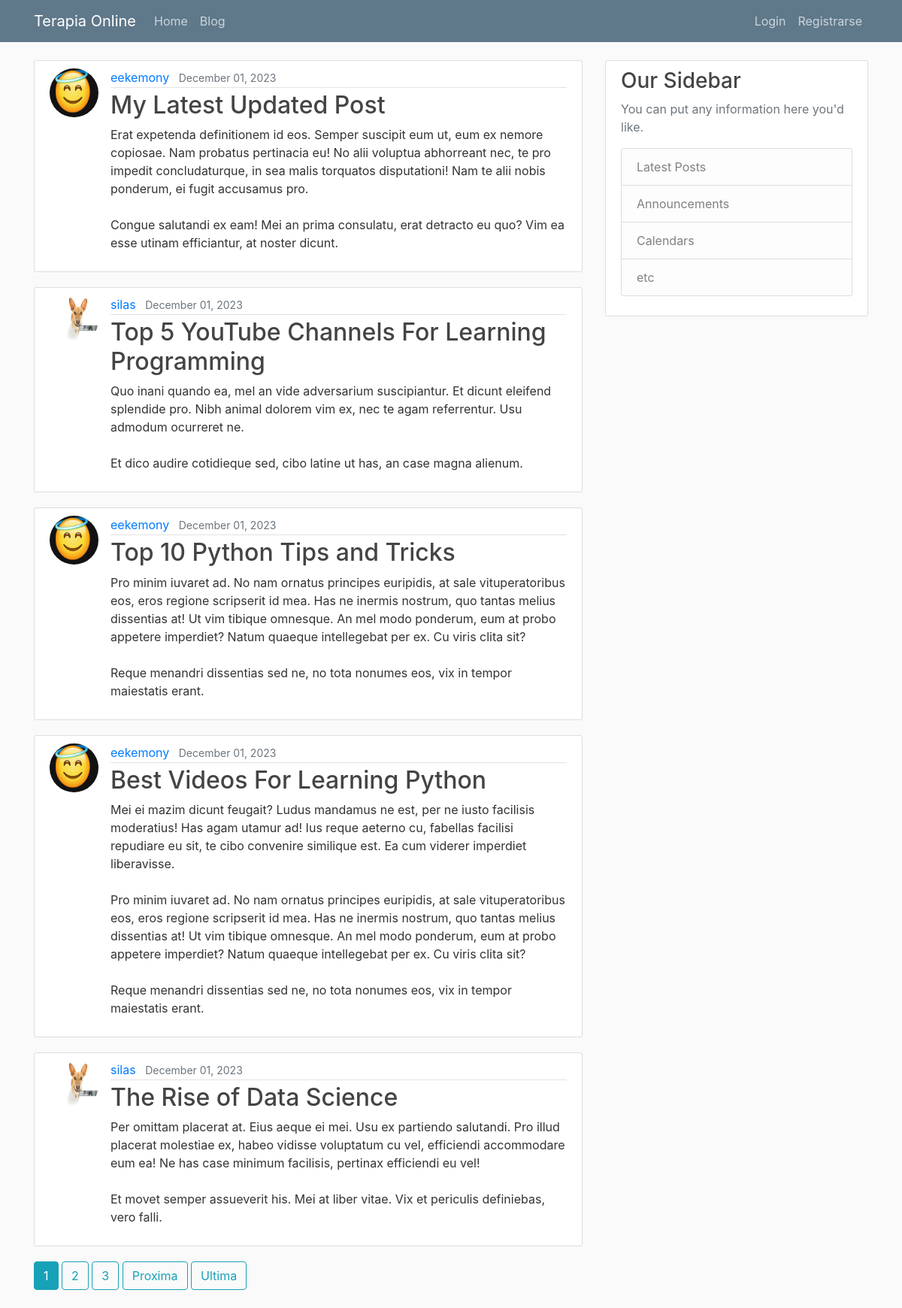
The page /blog/ on the database as committed earlier.
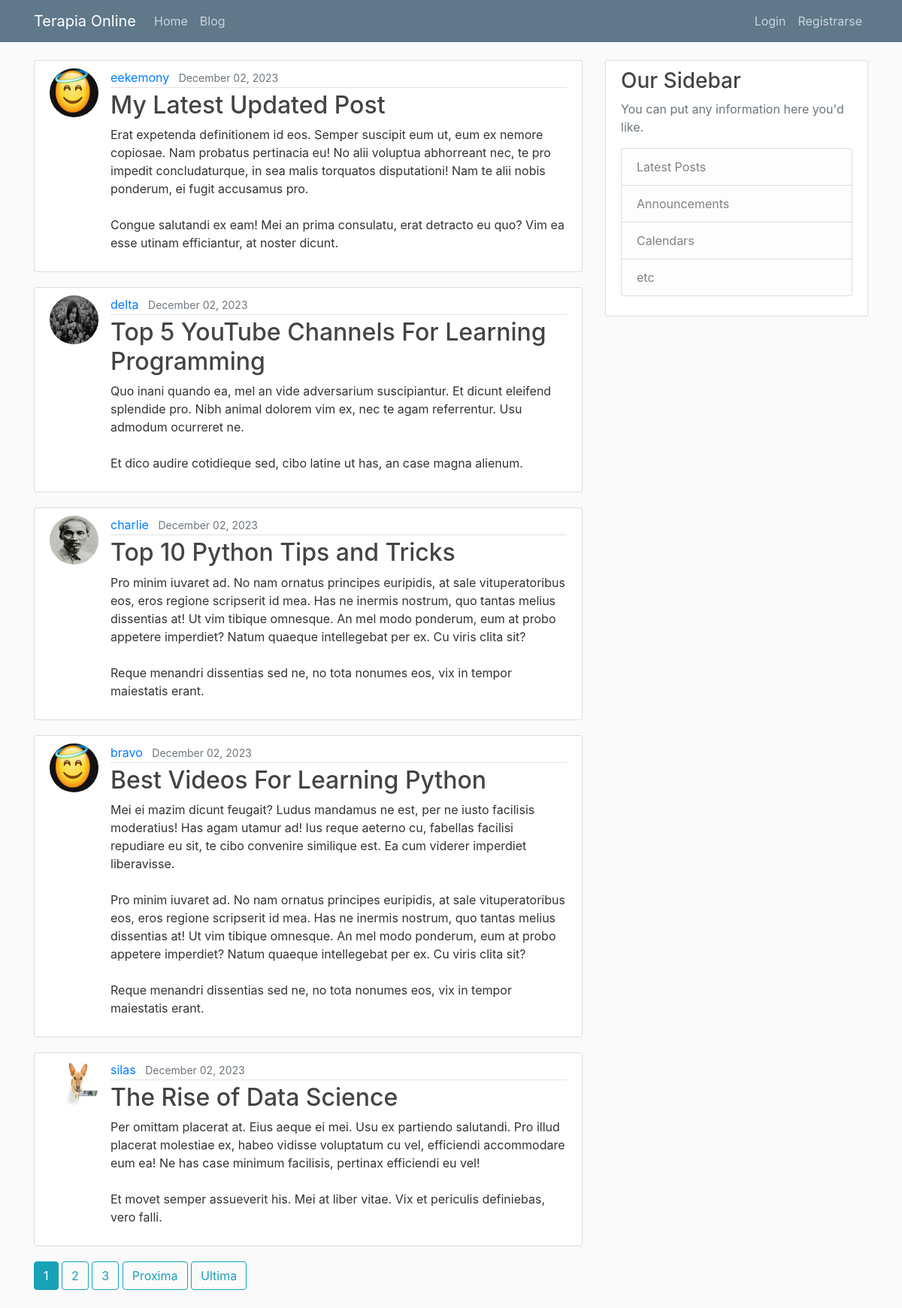
The same page on the database as committed later.
### blog/models.py (models this page shows, shortened)
class Post(models.Model):
    title = models.CharField(max_length=100)
    content = models.TextField()
    date_posted = models.DateTimeField(default=timezone.now)
    author = models.ForeignKey(User, on_delete=models.CASCADE)
    def get_absolute_url(self):
        return reverse('blog:post-detalle', kwargs={"pk": self.pk})
    """
    In Django, the get_absolute_url method is used to get the canonical URL for an object. It tells Django how to calculate the URL for an object. In your Post model, the get_absolute_url method is using the reverse function to return the URL for the detail view of the post.

    The reverse function in Django is used to generate URLs by reversing the URL patterns defined in your urls.py. It takes a URL pattern name as its first argument and any arguments for the URL pattern as keyword arguments. In your case, reverse('post-detail', kwargs={'pk': self.pk}) is generating a URL for the post-detail view, passing the posts primary key (self.pk) as an argument.

    On the other hand, redirect is a function that returns an HttpResponseRedirect to the appropriate URL for the arguments passed. It can take a model, view name, or URL as its argument, and it will use get_absolute_url if a model is passed.

    So, the main difference between redirect and reverse is that redirect actually sends a redirect response to the user, while reverse simply calculates a URL. You would use reverse when you want to calculate a URL to use elsewhere in your code, and redirect when you want to send the user to a different page in response to an action (like creating a new post).
    """

### users/models.py (models this page shows, shortened)
class Profile(models.Model):
    user = models.OneToOneField(User, on_delete=models.CASCADE) #Delete profile when user is deleted.
    image = models.ImageField(default='default.jpg', upload_to='profile_pics')

### blog/views.py (the view)
# urls.py: path('', PostListView.as_view(), name='post-list'),
class PostListView(ListView):
    model = Post
    ordering = ['-date_posted'] # Orden negativo date_posted. Del ultimo al primer posteo. Como en los mails.
    paginate_by = 5

### blog/templates/blog/post_list.html (shortened to what this page needs)
{% extends "main/base.html" %}
{% block contenido %}
    {% for object in object_list %}
        <article class="media content-section">
            <img class="rounded-circle article-img" src="{{ object.author.profile.image.url }}">
            <div class="media-body">
                {% include "blog/article_metadata.html" %}
                <h2><a class="article-title" href="{% url 'blog:post-detalle' object.id %}">{{ object.title }}</a></h2>
                <p class="article-content">{{ object.content }}</p>
            </div>
        </article>
    {% endfor %}
    {% if is_paginated %}
        {% include "pagination_controls.html" %}
    {% endif %}
{% endblock contenido %}

### main/templates/main/base.html (shortened to what this page needs)
{% load static %}
<!DOCTYPE html>
<html lang="en">
<head>
    <link rel="stylesheet" href="https://cdn.jsdelivr.net/npm/bootstrap@4.6.2/dist/css/bootstrap.min.css">
    <link rel="stylesheet" type="text/css" href="{% static 'main/main.css' %}">
</head>
<body>
    <header class="site-header">
        <nav class="navbar navbar-expand-lg navbar-dark bg-steel fixed-top">
            <div class="container">
                <a class="navbar-brand mr4" href="{% url 'main:casa' %}">Terapia Online</a>
                <div class="collapse navbar-collapse" id="navbarToggle">
                    <div class="navbar-nav mr-auto">
                        <a class="nav-link" href="{% url 'main:casa' %}">Home</a>
                        <a class="nav-link" href="{% url 'blog:post-list' %}">Blog</a>
                    </div>
                    <div class="navbar-nav">
                        {% if user.is_authenticated %}
                            <span class="navbar-text usuario">Bienvenido {{user.username}}</span>
                            <a class="nav-link" href="{% url 'blog:post-nuevo' %}">New Post</a>
                            <a class="nav-link" href="{% url 'users:perfil' %}">Perfil</a>
                            <a class="nav-link" href="{% url 'users:logout' %}">Logout</a>
                        {% else %}
                            <a class="nav-link" href="{% url 'users:login' %}">Login</a>
                            <a class="nav-link" href="{% url 'users:registro' %}">Registrarse</a>
                        {% endif %}
                    </div>
                </div>
            </div>
        </nav>
    </header>
    <main class="container">
        <div class="row">
            <div class="col-md-8">
                {% block contenido %}{% endblock %}
            </div>
            <div class="col-md-4">
                <div class="content-section">
                    <h3>Our Sidebar</h3>
                    <p class='text-muted'>You can put any information here you'd like.
                    <ul class="list-group">
                        <li class="list-group-item list-group-item-light">Latest Posts</li>
                        <li class="list-group-item list-group-item-light">Announcements</li>
                        <li class="list-group-item list-group-item-light">Calendars</li>
                        <li class="list-group-item list-group-item-light">etc</li>
                    </ul>
                    </p>
                </div>
            </div>
        </div>
    </main>
</body>
</html>

### blog/templates/blog/article_metadata.html (shortened to what this page needs)
    <div class="article-metadata">
        <a class="mr-2" href="{% url 'blog:user-posts' object.author.username %}">{{ object.author }}</a>
        <small class="text-muted">{{ object.date_posted|date:"F d, Y" }}</small>
    </div>

### templates/pagination_controls.html (shortened to what this page needs)
{% for i in page_obj.paginator.page_range %}
    {% if page_obj.number == i %}
        <a href="?page={{ i }}" class="btn btn-info mb-4">{{ i }}</a>
    {% elif i > page_obj.number|add:'-3' and i < page_obj.number|add:'3' %}
        <a href="?page={{ i }}" class="btn btn-outline-info mb-4">{{ i }}</a>
    {% endif %}
{% endfor %}
{% if page_obj.has_next %}
    <a href="?page={{ page_obj.next_page_number }}" class="btn btn-outline-info mb-4">Proxima</a>
    <a href="?page={{ page_obj.paginator.num_pages }}" class="btn btn-outline-info mb-4">Ultima</a>
{% endif %}

### main/static/main/main.css (style rules this page uses)
body { background: #fafafa; color: #333333; margin-top: 5rem; }
h1, h2, h3, h4, h5, h6 { color: #444444; }
ul { margin: 0; }
.bg-steel { background-color: #5f788a; }
.site-header .navbar-nav .nav-link { color: #cbd5db; }
.content-section { background: #ffffff; padding: 10px 20px; border: 1px solid #dddddd; border-radius: 3px; margin-bottom: 20px; }
.article-title { color: #444444; }
.article-content { white-space: pre-line; }
.article-img { height: 65px; width: 65px; margin-right: 16px; }
.article-metadata { padding-bottom: 1px; margin-bottom: 4px; border-bottom: 1px solid #e3e3e3 }

Rows that differ between the two databases and show on the page:
removed Post: author.profile.image (placeholder picture), author "eekemony", date_posted "December 01, 2023", title "My Latest Updated Post", content "Erat expetenda definitionem id eos. Semper suscipit eum ut, eum ex nemore copiosae. Nam probatus pertinacia eu! No alii voluptua abhorreant nec, te pro impedit concludaturque, in sea malis torquatos disputationi! Nam te alii nobis ponderum, ei fugit accusamus pro. Congue salutandi ex eam! Mei an prima consulatu, erat detracto eu quo? Vim ea esse utinam efficiantur, at noster dicunt."
removed Post: author.profile.image (picture), author "silas", date_posted "December 01, 2023", title "Top 5 YouTube Channels For Learning Programming", content "Quo inani quando ea, mel an vide adversarium suscipiantur. Et dicunt eleifend splendide pro. Nibh animal dolorem vim ex, nec te agam referrentur. Usu admodum ocurreret ne. Et dico audire cotidieque sed, cibo latine ut has, an case magna alienum."
removed Post: author.profile.image (placeholder picture), author "eekemony", date_posted "December 01, 2023", title "Top 10 Python Tips and Tricks", content "Pro minim iuvaret ad. No nam ornatus principes euripidis, at sale vituperatoribus eos, eros regione scripserit id mea. Has ne inermis nostrum, quo tantas melius dissentias at! Ut vim tibique omnesque. An mel modo ponderum, eum at probo appetere imperdiet? Natum quaeque intellegebat per ex. Cu viris clita sit? Reque menandri dissentias sed ne, no tota nonumes eos, vix in tempor maiestatis erant."
removed Post: author.profile.image (placeholder picture), author "eekemony", date_posted "December 01, 2023", title "Best Videos For Learning Python", content "Mei ei mazim dicunt feugait? Ludus mandamus ne est, per ne iusto facilisis moderatius! Has agam utamur ad! Ius reque aeterno cu, fabellas facilisi repudiare eu sit, te cibo convenire similique est. Ea cum viderer imperdiet liberavisse. Pro minim iuvaret ad. No nam ornatus principes euripidis, at sale vituperatoribus eos, eros regione scripserit id mea. Has ne inermis nostrum, quo tantas melius dissentias at! Ut vim tibique omnesque. An mel modo ponderum, eum at probo appetere imperdiet? Natum quaeque intellegebat per ex. Cu viris clita sit? Reque menandri dissentias sed ne, no tota nonumes eos, vix in tempor maiestatis erant."
removed Post: author.profile.image (picture), author "silas", date_posted "December 01, 2023", title "The Rise of Data Science", content "Per omittam placerat at. Eius aeque ei mei. Usu ex partiendo salutandi. Pro illud placerat molestiae ex, habeo vidisse voluptatum cu vel, efficiendi accommodare eum ea! Ne has case minimum facilisis, pertinax efficiendi eu vel! Et movet semper assueverit his. Mei at liber vitae. Vix et periculis definiebas, vero falli."
added Post: author.profile.image (placeholder picture), author "eekemony", date_posted "December 02, 2023", title "My Latest Updated Post", content "Erat expetenda definitionem id eos. Semper suscipit eum ut, eum ex nemore copiosae. Nam probatus pertinacia eu! No alii voluptua abhorreant nec, te pro impedit concludaturque, in sea malis torquatos disputationi! Nam te alii nobis ponderum, ei fugit accusamus pro. Congue salutandi ex eam! Mei an prima consulatu, erat detracto eu quo? Vim ea esse utinam efficiantur, at noster dicunt."
added Post: author.profile.image (picture), author "delta", date_posted "December 02, 2023", title "Top 5 YouTube Channels For Learning Programming", content "Quo inani quando ea, mel an vide adversarium suscipiantur. Et dicunt eleifend splendide pro. Nibh animal dolorem vim ex, nec te agam referrentur. Usu admodum ocurreret ne. Et dico audire cotidieque sed, cibo latine ut has, an case magna alienum."
added Post: author.profile.image (picture), author "charlie", date_posted "December 02, 2023", title "Top 10 Python Tips and Tricks", content "Pro minim iuvaret ad. No nam ornatus principes euripidis, at sale vituperatoribus eos, eros regione scripserit id mea. Has ne inermis nostrum, quo tantas melius dissentias at! Ut vim tibique omnesque. An mel modo ponderum, eum at probo appetere imperdiet? Natum quaeque intellegebat per ex. Cu viris clita sit? Reque menandri dissentias sed ne, no tota nonumes eos, vix in tempor maiestatis erant."
added Post: author.profile.image (placeholder picture), author "bravo", date_posted "December 02, 2023", title "Best Videos For Learning Python", content "Mei ei mazim dicunt feugait? Ludus mandamus ne est, per ne iusto facilisis moderatius! Has agam utamur ad! Ius reque aeterno cu, fabellas facilisi repudiare eu sit, te cibo convenire similique est. Ea cum viderer imperdiet liberavisse. Pro minim iuvaret ad. No nam ornatus principes euripidis, at sale vituperatoribus eos, eros regione scripserit id mea. Has ne inermis nostrum, quo tantas melius dissentias at! Ut vim tibique omnesque. An mel modo ponderum, eum at probo appetere imperdiet? Natum quaeque intellegebat per ex. Cu viris clita sit? Reque menandri dissentias sed ne, no tota nonumes eos, vix in tempor maiestatis erant."
added Post: author.profile.image (picture), author "silas", date_posted "December 02, 2023", title "The Rise of Data Science", content "Per omittam placerat at. Eius aeque ei mei. Usu ex partiendo salutandi. Pro illud placerat molestiae ex, habeo vidisse voluptatum cu vel, efficiendi accommodare eum ea! Ne has case minimum facilisis, pertinax efficiendi eu vel! Et movet semper assueverit his. Mei at liber vitae. Vix et periculis definiebas, vero falli."
